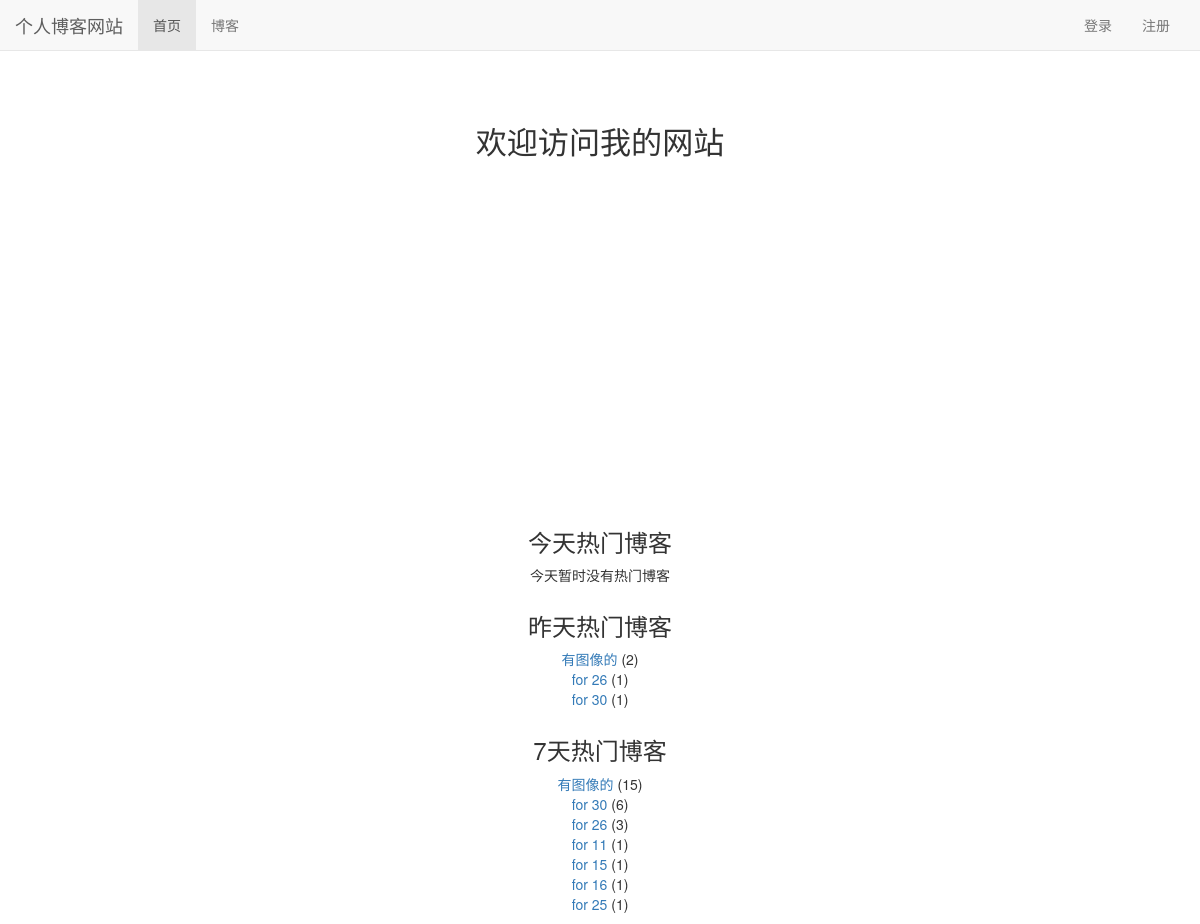
The page / on the database its author committed.
### read_statistics/models.py (models this page shows)
class ReadDetaill(models.Model):
    date = models.DateField(default=timezone.now, verbose_name="时间")
    read_num = models.IntegerField(default=0, verbose_name="阅读计数")
    content_type = models.ForeignKey(ContentType, on_delete=models.DO_NOTHING)
    object_id = models.PositiveIntegerField()
    content_object = GenericForeignKey('content_type', 'object_id')

### blog/models.py (models this page shows, shortened)
class Blog(models.Model, ReadNumExpandMethod):
    title = models.CharField(max_length=50, verbose_name="标题")
    blog_type = models.ForeignKey(BlogType, on_delete=models.CASCADE, verbose_name="博客类型")
    content = RichTextUploadingField(verbose_name="正文")
    author = models.ForeignKey(User, on_delete=models.CASCADE, verbose_name="作者")
    read_details = GenericRelation(ReadDetaill)
    created_time = models.DateTimeField(auto_now_add=True, verbose_name="添加时间")
    last_updated_time = models.DateTimeField(auto_now=True, verbose_name="最后修改")
    class Meta:
        ordering = ["-created_time"]  # 根据创建时间进行排序

### mysite/views.py (the view)
# urls.py: 2. Add a URL to urlpatterns:  path('', views.home, name='home')
def home(requset):
    blog_content_type = ContentType.objects.get_for_model(Blog)
    read_nums, dates = get_seven_days_date(blog_content_type)  # 获取7天的阅读数量
    hot_blogs_for_7_days = cache.get('hot_blogs_for_7_days')
    if hot_blogs_for_7_days is None:
        hot_blogs_for_7_days = get_7_days_hot_blogs()  # 获取7天的博客阅读数量排行
        cache.set('hot_blogs_for_7_days', hot_blogs_for_7_days, 3600)  # 键值对形式进行存储 3600秒
    content = {}
    content['read_nums'] = read_nums
    content['dates'] = dates
    content['today_hot_data'] = get_today_hot_data(blog_content_type)  # 获取当天的博客阅读数量排行
    content['yesterday_hot_data'] = get_yesterday_hot_data(blog_content_type)  # 获取昨天的博客阅读数量排行
    content['hot_blogs_for_7_days'] = hot_blogs_for_7_days  # 获取7天的博客阅读数量排行
    return render(requset, "home.html", content)

### read_statistics/utils.py (called while the page is built)
def get_seven_days_date(content_type):
    today = timezone.now().date()  # 当天
    dates = []
    read_nums = []
    for i in range(7, 0, -1):  # 7 - 0 倒着循环
        date = today - datetime.timedelta(days=i)
        dates.append(date.strftime('%m-%d'))
        read_details = ReadDetaill.objects.filter(content_type=content_type, date=date)
        result = read_details.aggregate(read_num_sum=Sum('read_num'))  # 求和  aggregate返回一个字典  {'read_num_sum':10}
        read_nums.append(result['read_num_sum'] or 0)  # 如果result['read_num_sum']为None(false)  那么 填入 0
    return read_nums, dates

def get_today_hot_data(content_type):
    today = timezone.now().date()  # 当天
    read_details = ReadDetaill.objects.filter(content_type=content_type, date=today).order_by('-read_num')  # 排序
    return read_details[:7]

def get_yesterday_hot_data(content_type):
    today = timezone.now().date()
    yesterday = today - datetime.timedelta(days=1)  # 昨天
    read_details = ReadDetaill.objects.filter(content_type=content_type, date=yesterday).order_by('-read_num')  # 排序
    return read_details[:7]

def get_7_days_hot_blogs():
    today = timezone.now().date()
    date = today - datetime.timedelta(days=7)  # 前7天
    blogs = Blog.objects.filter(read_details__date__lt=today, read_details__date__gte=date) \
        .values('id', 'title') \
        .annotate(read_num_sum=Sum('read_details__read_num')) \
        .order_by('-read_num_sum')
    return blogs[:7]

### user/context_processors.py (called while the page is built)
def login_model_form(request):
    return {'login_model_form': LoginForm()}

### templates/home.html (shortened to what this page needs)
{% extends 'base.html' %}
{% load staticfiles %}
{% block nav_home_active %}active{% endblock %}
{% block header_extends %}
    <link rel="stylesheet" href="{% static 'css/home.css' %}">
{% endblock %}
{% block conetent %}
    <h3 class="home-content">欢迎访问我的网站</h3>
    <div id="container"></div>
    <div class="hot_data">
        <h3 class="hot_data_title">今天热门博客</h3>
        <ul>
            {% for hot_data in today_hot_data %}
                <li>
                    <a href="{% url 'blog_detail' hot_data.content_object.pk %}">
                        {{ hot_data.content_object.title }}
                    </a>({{ hot_data.read_num }})
                </li>
            {% empty %}
                <li>今天暂时没有热门博客</li>
            {% endfor %}
        </ul>
    </div>
    <div class="hot_data">
        <h3 class="hot_data_title">昨天热门博客</h3>
        <ul>
            {% for hot_data in yesterday_hot_data %}
                <li>
                    <a href="{% url 'blog_detail' hot_data.content_object.pk %}">
                        {{ hot_data.content_object.title }}
                    </a>({{ hot_data.read_num }})
                </li>
            {% empty %}
                <li>昨天暂时没有热门博客</li>
            {% endfor %}
        </ul>
    </div>
    <div class="hot_data">
        <h3 class="hot_data_title">7天热门博客</h3>
        <ul>
            {% for hot_data in hot_blogs_for_7_days %}
                <li>
                    <a href="{% url 'blog_detail' hot_data.id %}">
                        {{ hot_data.title }}
                    </a>({{ hot_data.read_num_sum }})
                </li>
            {% empty %}
                <li>暂时没有7天热门博客</li>
            {% endfor %}
        </ul>
    </div>
{% endblock %}

### static/css/base.css (style rules this page uses)
* { margin: 0; padding: 0; }
body { margin-top: 70px!important; }
ul { list-style: none; }

### static/css/home.css (style rules this page uses)
h3.home-content { font-size: 222%; text-align: center; margin-top: 4em; margin-bottom: 2em; }
div#container { margin: 0 auto; height: 20em; min-width: 20em; max-width: 30em; }
div.hot_data { text-align: center; margin-top: 2em; }

### rows shown on the page
ReadDetaill: content_object "有图像的", read_num "2"
ReadDetaill: content_object "for 26", read_num "1"
ReadDetaill: content_object "for 30", read_num "1"

### other values the page prints
{{ hot_data.title }} "有图像的" "for 30" "for 26" "for 11" "for 15" "for 16" "for 25"
{{ hot_data.read_num_sum }} "15" "6" "3" "1" "1" "1" "1"
